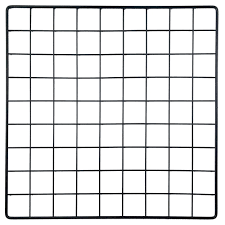
#> input picture index.png, 225 x 225 px
$ jupyter execute hough_transform+ppt_14_11_19.ipynb
#> lines starting #> are read from the running program, lines starting #| are printed output that depends on the picture
[cell 1]
import sys
import math
import cv2 as cv
import numpy as np

[cell 2]
filename = 'index.png'
src = cv.imread(cv.samples.findFile(filename), cv.IMREAD_GRAYSCALE)
#> src: shape (225, 225); min 0, max 255, mean 227

[cell 3]
if src is None:
    print ('Error opening image!')
    print ('Usage: hough_lines.py [image_name -- default ' + default_file + '] \n')

[cell 4]
dst = cv.Canny(src, 50, 200, None, 3)
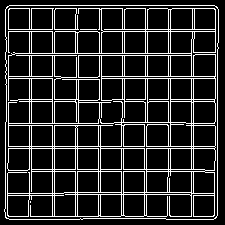
#> dst: shape (225, 225); 15.5% white in thin lines or dots

[cell 5]
 # Copy edges to the images that will display the results in BGR
cdst = cv.cvtColor(dst,cv.COLOR_GRAY2BGR)
#> cdst: shape (225, 225, 3); 15.5% white in thin lines or dots
cdstP = np.copy(cdst)

[cell 6]
lines = cv.HoughLines(dst, 1, np.pi / 180, 150, None, 0, 0)
#> lines = 25 rows, first 8: [52, 0], [146, 1.57], [148, 1.57], [5, 1.57], [29, 1.57], [54, 0], [31, 1.57], [216, 1.57]

[cell 7]
if lines is not None:
        for i in range(0, len(lines)):
            rho = lines[i][0][0]
            theta = lines[i][0][1]
            a = math.cos(theta)
            b = math.sin(theta)
            x0 = a * rho
            y0 = b * rho
            pt1 = (int(x0 + 1000*(-b)), int(y0 + 1000*(a)))
            pt2 = (int(x0 - 1000*(-b)), int(y0 - 1000*(a)))
            cv.line(cdst, pt1, pt2, (0,0,255), 3, cv.LINE_AA)
#> this loop made 25 passes
#> (rho, theta, a, b, x0, y0, pt1, pt2) on passes 1 to 10: (52, 0, 1, 0, 52, 0, (52, 1000), (52, -1000)), (146, 1.57, -4.37e-08, 1, -6.38e-06, 146, (-1000, 145), (999, 146)), (148, 1.57, -4.37e-08, 1, -6.47e-06, 148, (-1000, 147), (999, 148)), (5, 1.57, -4.37e-08, 1, -2.19e-07, 5, (-1000, 4), (999, 5)), (29, 1.57, -4.37e-08, 1, -1.27e-06, 29, (-1000, 28), (999, 29)), (54, 0, 1, 0, 54, 0, (54, 1000), (54, -1000)), (31, 1.57, -4.37e-08, 1, -1.36e-06, 31, (-1000, 30), (999, 31)), (216, 1.57, -4.37e-08, 1, -9.44e-06, 216, (-1000, 215), (999, 216)), (8, 1.57, -4.37e-08, 1, -3.5e-07, 8, (-1000, 7), (999, 8)), (31, 0, 1, 0, 31, 0, (31, 1000), (31, -1000))
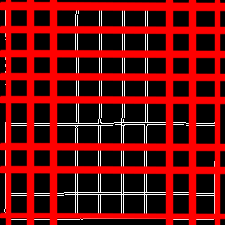
#> cdst: shape (225, 225, 3); mean B, G, R 10.7, 10.7, 110.7

[cell 8]
linesP = cv.HoughLinesP(dst, 1, np.pi / 180, 50, None, 50, 10)
#> linesP = 59 rows, first 6: [54, 219, 54, 5], [6, 8, 217, 8], [5, 148, 217, 148], [5, 216, 216, 216], [5, 31, 218, 31], [28, 169, 217, 169]

if linesP is not None:
    for i in range(0, len(linesP)):
        l = linesP[i][0]
        cv.line(cdstP, (l[0], l[1]), (l[2], l[3]), (0,0,255), 3, cv.LINE_AA)
#> this loop made 59 passes
#> l on passes 1 to 12: [54, 219, 54, 5], [6, 8, 217, 8], [5, 148, 217, 148], [5, 216, 216, 216], [5, 31, 218, 31], [28, 169, 217, 169], [9, 5, 214, 5], [168, 176, 168, 9], [5, 55, 194, 55], [52, 219, 52, 9], [217, 215, 217, 43], [31, 171, 204, 171]
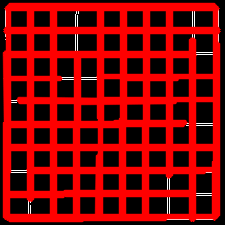
#> cdstP: shape (225, 225, 3); mean B, G, R 2.3, 2.3, 129.3

cv.imshow("Source", src)
cv.imshow("Detected Lines (in red) - Standard Hough Line Transform", cdst)
cv.imshow("Detected Lines (in red) - Probabilistic Line Transform", cdstP)

cv.waitKey()
#> Out = 27
